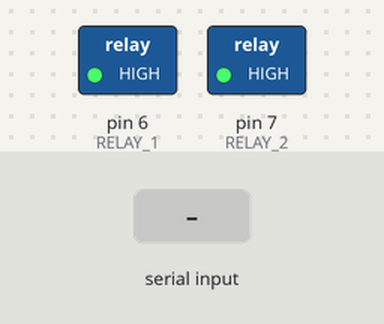
The sketch below on a simulated Arduino Uno, built with avr-gcc and run on an emulated ATmega328P. Shown: switched loads named in the sketch (green lamp = pin HIGH). The test bench sets the inputs (shaded band).

Above: at 1.2 s.
1.3 s: "1\n" received over Serial
At 2.1 s:
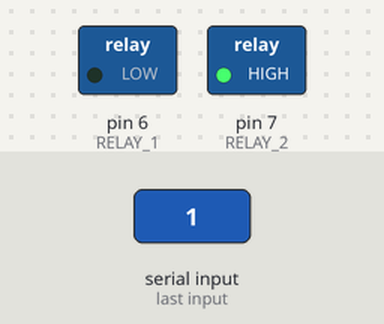
3.8 s: "3\n" received over Serial
At 4.4 s:
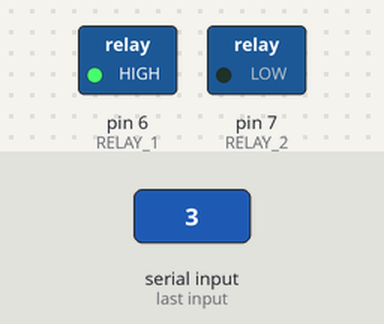
Timing chart, 0 to 6.8 s (numbered marks = the images above; inputs shaded):
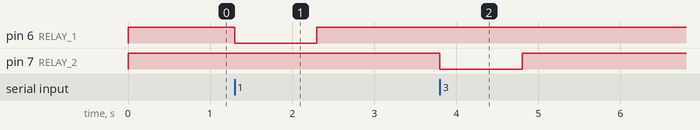

Measured:
- after the input at 1.3 s, pin 6 (RELAY_1): HIGH → LOW at once, → HIGH 1.0 s later
- after the input at 3.8 s, pin 7 (RELAY_2): HIGH → LOW at once, → HIGH 1.0 s later

The sketch:

relais_schakelen_serial.ino
```cpp
// cursus microprocessoren
// Riekus .Bennink

#define RELAY_1 6
#define RELAY_2 7
int waarde;

void setup() {
  Serial.begin(9600);
  pinMode(RELAY_1, OUTPUT);
  pinMode(RELAY_2, OUTPUT);
  digitalWrite(RELAY_1, HIGH);
  digitalWrite(RELAY_2, HIGH);
}


void loop() {
  if (Serial.available()) {
    waarde = Serial.parseInt();
    switch (waarde) {
      case 1:
      digitalWrite(RELAY_1, LOW);
        break;
      case 2:
        digitalWrite(RELAY_1, HIGH);
        break;
      case 3:
        digitalWrite(RELAY_2, LOW);
        break;
      case 4:
        digitalWrite(RELAY_2, HIGH);
        break;
      default:
        digitalWrite(RELAY_2, HIGH);
        digitalWrite(RELAY_1, HIGH);
    }
  }

}
```
